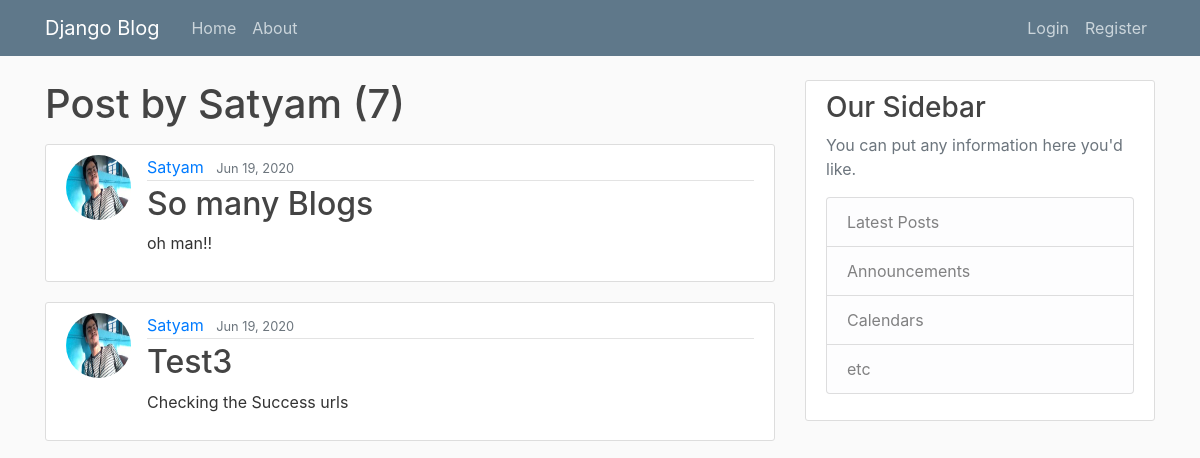
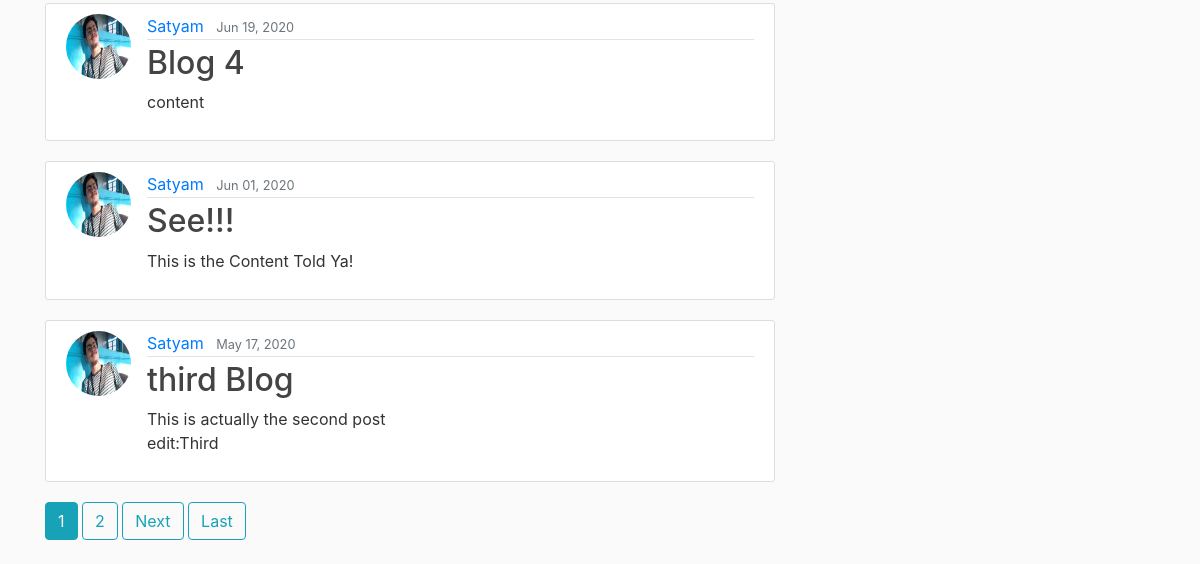
/user/Satyam, run on an earlier commit of the app's database (2 pictures, top to bottom).
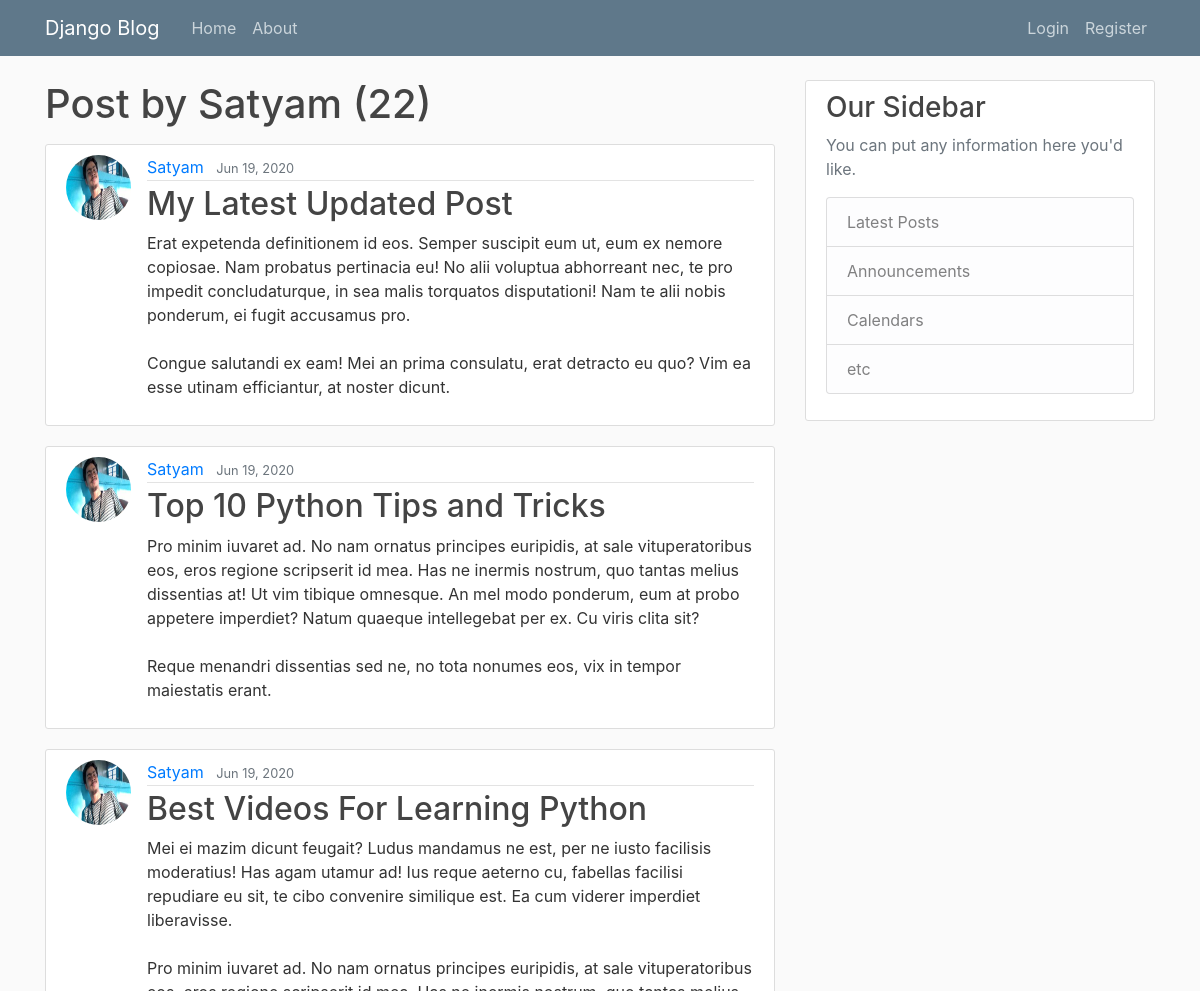
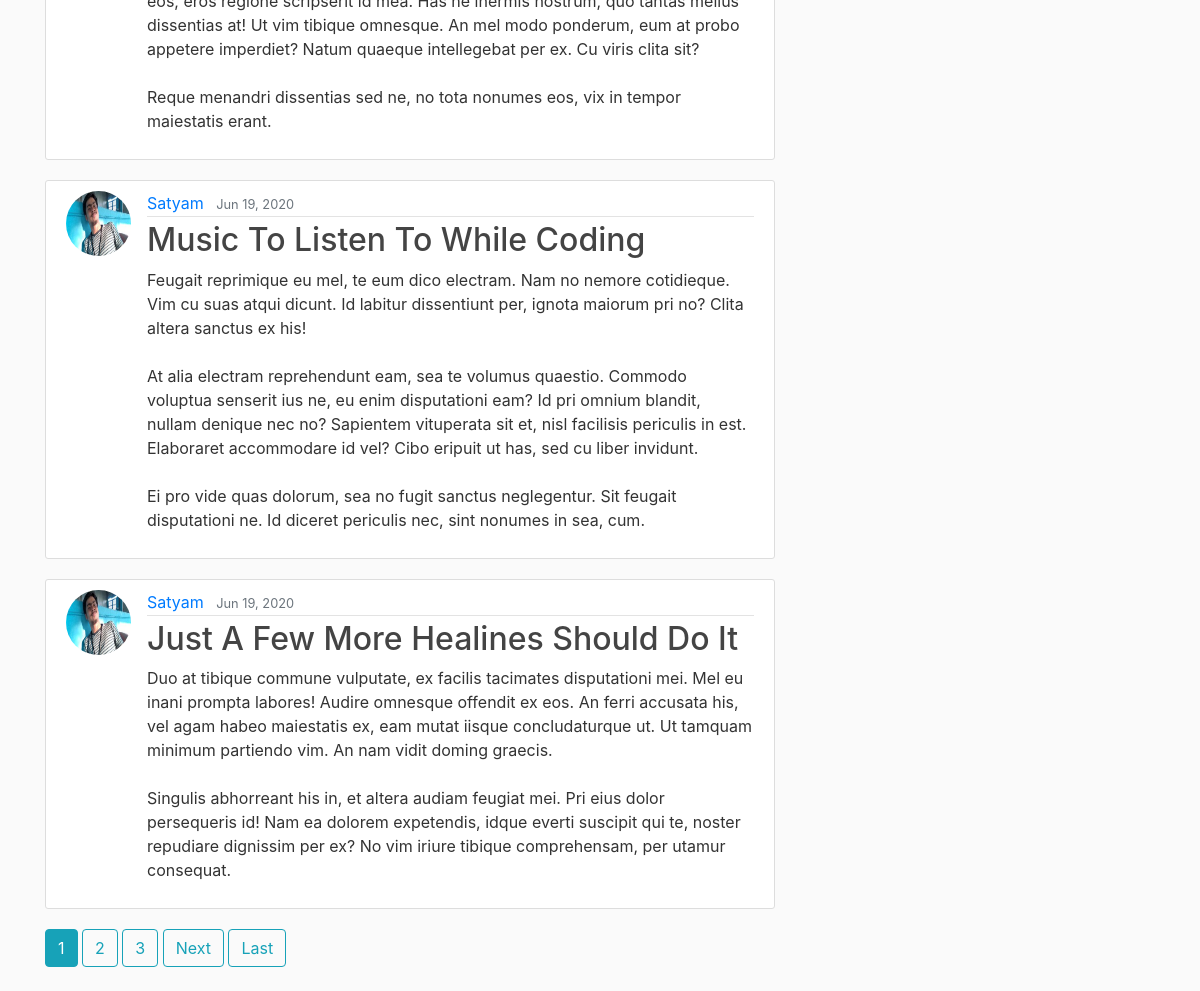
And on a later commit of the database (2 pictures, top to bottom).
### blog/models.py (models this page shows, shortened)
class Post(models.Model):                                       # we have an implicit PK "id "
    title = models.CharField(max_length=100)                    #title is a characterfield of maxlength 100
    content = models.TextField()                                #content is Text Field Who's size is unlimited (almost)
    date_posted = models.DateTimeField(default = timezone.now)  #date_posted is a DateTimeField with current datetime as the default value
    author =  models.ForeignKey(User,on_delete=models.CASCADE)  # author is a FK Mapped to (referencing) User When author(USer) is deleted this model is dropped (Deleted)

### users/models.py (models this page shows, shortened)
class Profile(models.Model):
    user = models.OneToOneField(User,on_delete=models.CASCADE)                              ##Creting a one to one relationship to the User
    image = models.ImageField(default = "default.jpg",upload_to = 'profile_pics')           ##An Image field with default = default.jpg and upload_to = <folderName>

### blog/views.py (the view)
# urls.py: path('user/<str:username>', UserPostListView.as_view(),name = 'user-posts'),
class UserPostListView(ListView):
    model = Post
    template_name = "blog/user_posts.html"                                          ##What model that   we need to query
    context_object_name = "posts"
    paginate_by = 5
    def get_queryset(self):                                                         #we are overriding this method so that we can return our own queryset
        user =  get_object_or_404( User , username= self.kwargs.get('username'))
        return  Post.objects.filter(author = user).order_by('-date_posted')

### blog/templates/blog/user_posts.html (shortened to what this page needs)
{% extends "blog/base.html" %}
{% block content %}
    <h1 class = "mb-3">Post by {{ view.kwargs.username }} ({{ page_obj.paginator.count}})</h1>
    {% for post in posts %}
        <article class="media content-section">
            <img class = "rounded-circle article-img" src="{{ post.author.profile.image.url}}">
            <div class="media-body">
                <div class="article-metadata">
                    <a class="mr-2" href="{% url 'user-posts' post.author.username %}">{{ post.author }}</a>
                    <small class="text-muted">{{ post.date_posted|date:"M d, Y" }}</small>
                </div>
                <h2><a class="article-title" href="{% url 'post-detail' post.id %}">{{ post.title }}</a></h2>
                <p class="article-content">{{ post.content }}</p>
            </div>
        </article>
    {% endfor %}
    {% if is_paginated %}
        {% for num in page_obj.paginator.page_range %}
            {% if page_obj.number == num  %}
                <a class= "btn btn-info mb-4" href="?page={{ num }}">{{ num     }}</a>
            {% elif num > page_obj.number|add:'-3' and num < page_obj.number|add:'3'  %}
                <a class= "btn btn-outline-info mb-4" href="?page={{ num }}"> {{ num }}</a>
            {% endif %}
        {% endfor %}
        {% if page_obj.has_next  %}
            <a class= "btn btn-outline-info mb-4" href="?page={{ page_obj.next_page_number }}">Next</a>
            <a class= "btn btn-outline-info mb-4" href="?page={{ page_obj.paginator.num_pages }}">Last </a>
        {% endif %}
    {% endif %}
{% endblock content %}

What changed in the data, as far as the page shows it:
no longer on this page (row unchanged): Post: author.profile.image (picture), author "Satyam", date_posted "Jun 19, 2020", title "So many Blogs", content "oh man!!"
no longer on this page (row unchanged): Post: author.profile.image (picture), author "Satyam", date_posted "Jun 19, 2020", title "Test3", content "Checking the Success urls"
no longer on this page (row unchanged): Post: author.profile.image (picture), author "Satyam", date_posted "Jun 19, 2020", title "Blog 4", content "content"
no longer on this page (row unchanged): Post: author.profile.image (picture), author "Satyam", date_posted "Jun 01, 2020", title "See!!!", content "This is the Content Told Ya!"
no longer on this page (row unchanged): Post: author.profile.image (picture), author "Satyam", date_posted "May 17, 2020", title "third Blog", content "This is actually the second post edit:Third"
added Post: author.profile.image (picture), author "Satyam", date_posted "Jun 19, 2020", title "My Latest Updated Post", content "Erat expetenda definitionem id eos. Semper suscipit eum ut, eum ex nemore copiosae. Nam probatus pertinacia eu! No alii voluptua abhorreant nec, te pro impedit concludaturque, in sea malis torquatos disputationi! Nam te alii nobis ponderum, ei fugit accusamus pro. Congue salutandi ex eam! Mei an prima consulatu, erat detracto eu quo? Vim ea esse utinam efficiantur, at noster dicunt."
added Post: author.profile.image (picture), author "Satyam", date_posted "Jun 19, 2020", title "Top 10 Python Tips and Tricks", content "Pro minim iuvaret ad. No nam ornatus principes euripidis, at sale vituperatoribus eos, eros regione scripserit id mea. Has ne inermis nostrum, quo tantas melius dissentias at! Ut vim tibique omnesque. An mel modo ponderum, eum at probo appetere imperdiet? Natum quaeque intellegebat per ex. Cu viris clita sit? Reque menandri dissentias sed ne, no tota nonumes eos, vix in tempor maiestatis erant."
added Post: author.profile.image (picture), author "Satyam", date_posted "Jun 19, 2020", title "Best Videos For Learning Python", content "Mei ei mazim dicunt feugait? Ludus mandamus ne est, per ne iusto facilisis moderatius! Has agam utamur ad! Ius reque aeterno cu, fabellas facilisi repudiare eu sit, te cibo convenire similique est. Ea cum viderer imperdiet liberavisse. Pro minim iuvaret ad. No nam ornatus principes euripidis, at sale vituperatoribus eos, eros regione scripserit id mea. Has ne inermis nostrum, quo tantas melius dissentias at! Ut vim tibique omnesque. An mel modo ponderum, eum at probo appetere imperdiet? Natum quaeque intellegebat per ex. Cu viris clita sit? Reque menandri dissentias sed ne, no tota nonumes eos, vix in tempor maiestatis erant."
added Post: author.profile.image (picture), author "Satyam", date_posted "Jun 19, 2020", title "Music To Listen To While Coding", content "Feugait reprimique eu mel, te eum dico electram. Nam no nemore cotidieque. Vim cu suas atqui dicunt. Id labitur dissentiunt per, ignota maiorum pri no? Clita altera sanctus ex his! At alia electram reprehendunt eam, sea te volumus quaestio. Commodo voluptua senserit ius ne, eu enim disputationi eam? Id pri omnium blandit, nullam denique nec no? Sapientem vituperata sit et, nisl facilisis periculis in est. Elaboraret accommodare id vel? Cibo eripuit ut has, sed cu liber invidunt. Ei pro vide quas dolorum, sea no fugit sanctus neglegentur. Sit feugait disputationi ne. Id diceret periculis nec, sint nonumes in sea, cum."
added Post: author.profile.image (picture), author "Satyam", date_posted "Jun 19, 2020", title "Just A Few More Healines Should Do It", content "Duo at tibique commune vulputate, ex facilis tacimates disputationi mei. Mel eu inani prompta labores! Audire omnesque offendit ex eos. An ferri accusata his, vel agam habeo maiestatis ex, eam mutat iisque concludaturque ut. Ut tamquam minimum partiendo vim. An nam vidit doming graecis. Singulis abhorreant his in, et altera audiam feugiat mei. Pri eius dolor persequeris id! Nam ea dolorem expetendis, idque everti suscipit qui te, noster repudiare dignissim per ex? No vim iriure tibique comprehensam, per utamur consequat."
Also different on the page:
{{ page_obj.paginator.count }}: "7" → "22"
new list line: "3"
